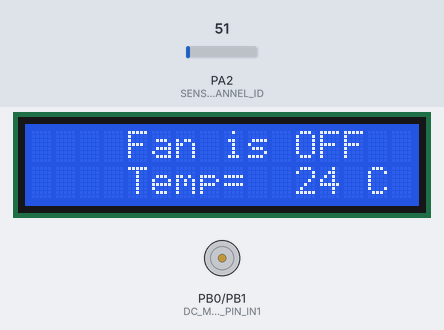
A program run on a simulated ATmega16, built with avr-gcc and emulated at 8 MHz. On the bench: 16×2 character LCD, motor-driver pin pairs drawn as motors (green arrow = first pin HIGH = forward, orange = second pin HIGH = backward, longer = more drive, scaled by the enable pin). Wiring (inferred from the names in the program): character LCD (HD44780): RS PD0; R/W PD1; E PD2; data PC0, PC1, PC2, PC3, PC4, PC5, PC6, PC7. The test bench sets the inputs (shaded band); at power-on: PA2 (SENSOR_CHANNEL_ID) = 51.

Above: at 1.2 s.
1.3 s: PA2 (SENSOR_CHANNEL_ID) set to 57
At 2.5 s:
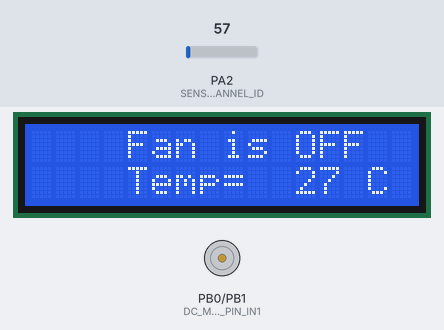
2.8 s: PA2 (SENSOR_CHANNEL_ID) set to 67
At 3.9 s:
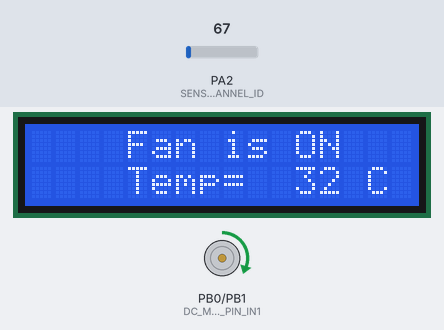
4.3 s: PA2 (SENSOR_CHANNEL_ID) set to 115
At 4.8 s:
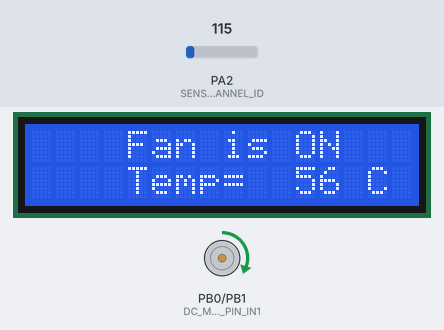
5.8 s: PA2 (SENSOR_CHANNEL_ID) set to 132
At 6.5 s:
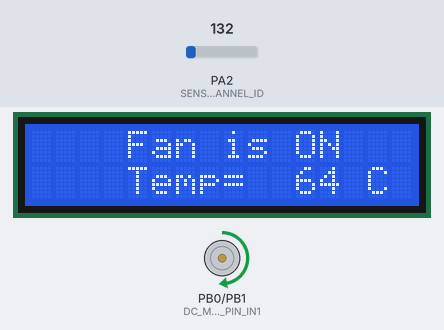
Timing chart, 0 to 8.3 s (numbered marks = the images above; inputs shaded):
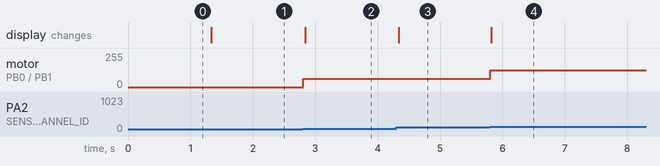

Measured:
- the behaviour switches between 61 and 62 on PA2 (SENSOR_CHANNEL_ID) (found by bisection; images 1 and 2)
- the behaviour switches between 122 and 123 on PA2 (SENSOR_CHANNEL_ID) (found by bisection; images 3 and 4)
- after the input at 1.3 s, the display: changes at once (image 1)
- after the input at 2.8 s, motor on PB0 (DC_MOTOR_PIN_IN1) / PB1 (DC_MOTOR_PIN_IN2): stopped → forward 63/255 at once; the display: changes at once (image 2)
- after the input at 4.3 s, the display: changes at once (image 3)
- after the input at 5.8 s, motor on PB0 (DC_MOTOR_PIN_IN1) / PB1 (DC_MOTOR_PIN_IN2): forward 63/255 → forward 127/255 at once; the display: changes at once (image 4)

The program:

main.c
```c
/*---------------------------------------------------------------------------------------------------
File Name : main
Author : Mostafa Elsayad
Date Created :
Description : the main file of Fan controller project
--------------------------------------------------------------------------------------------------*/
#include <avr/io.h>
#include "pwm.h"
#include "dc_motor.h"
#include "gpio.h"
#include "common_macros.h"
#include "adc.h"
#include "lm35_sensor.h"

/***********************************************TYPES DECLARATION***********************************************/


/*-------------------------------------------------------------------------------------------------------
 Enum Name : FAN_STATE
 Enum Description : This Enum is responsible for assign state of the fan to values
--------------------------------------------------------------------------------------------------------*/
typedef enum {
	OFF,ON
}FAN_STATE;

int main(void){
	sint8 temp; /*temprature*/
	FAN_STATE state;
	/* ADC driver configure to operate using the internal reference voltage 2.56 voltage and prescaler F_CPU/8. */
	ADC_ConfigType ADC_Config = {INTERNAL_AREF,DIV_FACTOR_BY_8};
	LCD_init(); /* initialize LCD driver */
	ADC_init(&ADC_Config); /* initialize ADC driver */
	DcMotor_Init(); /* initialize DC Motor driver */
	LCD_displayStringRowColumn(0, 4,"Fan is ");
	LCD_displayStringRowColumn(1,4,"Temp=     C ");
	while(1){
		if ( state == ON){

			LCD_displayStringRowColumn(0, 11, "ON");
		}
		else if ( state== OFF){
			LCD_displayStringRowColumn(0, 11, "OFF");
		}
			temp = LM35_getTemperature();
				if(temp < 30){
					state = OFF;
					DcMotor_Rotate(STOP, 0);
				}
		else{
			 state = ON;
			 LCD_displayCharacter(' ');  /* To prevent error like "ONF" to be written */
			if( temp >= 30 && temp < 60 ){
				DcMotor_Rotate(CLOCKWISE,25);
			}
			else if( temp >=60 ){
				DcMotor_Rotate(CLOCKWISE,50);
			}
			else if( temp >= 90){
				DcMotor_Rotate(CLOCKWISE,75);
			}
			else if( temp >= 120){
				DcMotor_Rotate(CLOCKWISE,100);
				}
			}
				LCD_moveCursor(1,11);
				if(temp >= 100){
					LCD_integerToString(temp);
				}
				else
				{
					LCD_integerToString(temp);
					/* In case the digital value is two or one digits print space in the next digit place */
					LCD_displayCharacter(' ');
				}
	}
}
```

DC_motor.c
```c
/*---------------------------------------------------------------------------------------------------
File Name : DC_motor.c
Author : Mostafa Elsayad
Date Created :
Description : source File for the AVR DC_motor Driver
--------------------------------------------------------------------------------------------------*/

#include <avr/io.h>
#include "dc_motor.h"
#include "pwm.h"
#include "gpio.h"
#include "common_macros.h"


/***********************************************FUNCTIONS DEFINITIONS***********************************************/
/*-------------------------------------------------------------------------------------------------------
Function Name : DcMotor_Init
Description : The Function responsible for setup the direction for the two motor pins through the GPIO driver.
Stop at the DC-Motor at the beginning through the GPIO driver.
Args :
[in]
void
[out]
void
--------------------------------------------------------------------------------------------------------*/
void DcMotor_Init(void){
	/* Setup the direction for the two motor pins as output pins */
		GPIO_setupPinDirection(DC_MOTOR_PORT_ID ,DC_MOTOR_PIN_IN1,PIN_OUTPUT);
		GPIO_setupPinDirection(DC_MOTOR_PORT_ID ,DC_MOTOR_PIN_IN2 ,PIN_OUTPUT);

		/* Stop the DC-Motor at the beginning by make it LOGIC_LOW */
		GPIO_writePin(DC_MOTOR_PORT_ID ,DC_MOTOR_PIN_IN1,LOGIC_LOW);
		GPIO_writePin(DC_MOTOR_PORT_ID ,DC_MOTOR_PIN_IN2 ,LOGIC_LOW);
}
/*-------------------------------------------------------------------------------------------------------
Function Name : DcMotor_Rotate
Description : The Function responsible for setup the direction for the two motor pins through the GPIO driver.
Stop at the DC-Motor at the beginning through the GPIO driver.
Args :
[in]
DC_motorStatus state : The required DC Motor state, it should be CW or A-CW or stop.
uint8 speed : decimal value for the required motor speed, it should be from 0 → 100
[out]
void
--------------------------------------------------------------------------------------------------------*/
void DcMotor_Rotate( DC_motorStatus state,uint8 speed){
	uint8 duty = ((float)speed/100)*255;
	PWM_Timer0_Start(duty);
	if (state == STOP)
		{
			// Stop the motor
			GPIO_writePin(DC_MOTOR_PORT_ID,DC_MOTOR_PIN_IN1,LOGIC_LOW);
			GPIO_writePin(DC_MOTOR_PORT_ID,DC_MOTOR_PIN_IN2,LOGIC_LOW);

		}
		else if (state == CLOCKWISE)
		{
			// Rotate the motor clock wise
			GPIO_writePin(DC_MOTOR_PORT_ID,DC_MOTOR_PIN_IN1,LOGIC_HIGH);
			GPIO_writePin(DC_MOTOR_PORT_ID,DC_MOTOR_PIN_IN2,LOGIC_LOW);
		}
		else if (state == ANTI_CLOCKWISE)
		{
			// Rotate the motor anti-clock wise
			GPIO_writePin(DC_MOTOR_PORT_ID,DC_MOTOR_PIN_IN1,LOGIC_LOW);
			GPIO_writePin(DC_MOTOR_PORT_ID,DC_MOTOR_PIN_IN2,LOGIC_HIGH);
		}

}
```

DC_motor.h
```c
/*---------------------------------------------------------------------------------------------------
File Name : DC_motor.h
Author : Mostafa Elsayad
Date Created :
Description : Header File for the AVR DC_motor Driver
--------------------------------------------------------------------------------------------------*/

#ifndef DC_MOTOR_H_
#define DC_MOTOR_H_

#include "std_types.h"
/***********************************************DEFINITIONS***********************************************/
#define DC_MOTOR_PORT_ID            PORTB_ID

#define DC_MOTOR_PIN_IN1            PIN0_ID
#define DC_MOTOR_PIN_IN2            PIN1_ID
#define DC_MOTOR_PIN_IN3
#define DC_MOTOR_PIN_IN4

#define DC_MOTOR_PIN_EN1            PIN3_ID
#define DC_MOTOR_PIN_EN2

/***********************************************TYPES DEClERATIONS***********************************************/
/*-------------------------------------------------------------------------------------------------------
 Enum Name : GPIO_PortDirectionType
 Enum Description : This Enum is responsible for assign status of motort variables
--------------------------------------------------------------------------------------------------------*/
typedef enum{
	STOP,CLOCKWISE,ANTI_CLOCKWISE
}DC_motorStatus;

/***********************************************FUNCTIONS PROTOTYPES***********************************************/
/*-------------------------------------------------------------------------------------------------------
Function Name : DcMotor_Init
Description : The Function responsible for setup the direction for the two motor pins through the GPIO driver.
Stop at the DC-Motor at the beginning through the GPIO driver.
Args :
[in]
void
[out]
void
--------------------------------------------------------------------------------------------------------*/
void DcMotor_Init(void);
/*-------------------------------------------------------------------------------------------------------
Function Name : DcMotor_Rotate
Description : The Function responsible for setup the direction for the two motor pins through the GPIO driver.
Stop at the DC-Motor at the beginning through the GPIO driver.
Args :
[in]
DC_motorStatus state : The required DC Motor state, it should be CW or A-CW or stop.
uint8 speed : decimal value for the required motor speed, it should be from 0 → 100
[out]
void
--------------------------------------------------------------------------------------------------------*/
void DcMotor_Rotate( DC_motorStatus state,uint8 speed);
#endif /* DC_MOTOR_H_ */
```

LM35_sensor.c
```c
/*-------------------------------------------------------------------------------------------------
File Name : LM35_sensor.c
Author : Mostafa Elsayad
Date Created :
Description : source File for the AVR LM35_sensor Driver
--------------------------------------------------------------------------------------------------*/

#include "LM35_sensor.h"
#include "adc.h"

/***********************************************FUNCTIONS DEFINITIONS***********************************************/

/*-------------------------------------------------------------------------------------------------------
Function Name : LM35_GetTemperature
Description : Function responsible for calculate the temperature from the ADC digital value.
Args :
[in]
void
return type:
uint8 : the temperature
--------------------------------------------------------------------------------------------------------*/
uint8 LM35_getTemperature(void){
	uint8 temp_value = 0;

	uint16 adc_value = 0;

	/* Read ADC channel where the temperature sensor is connected */
	adc_value = ADC_readChannel(SENSOR_CHANNEL_ID);

	/* Calculate the temperature from the ADC value*/
	temp_value = (uint8)(((uint32)adc_value*SENSOR_MAX_TEMPERATURE*ADC_REF_VOLT_VALUE)/(ADC_MAXIMUM_VALUE*SENSOR_MAX_VOLT_VALUE));

	return temp_value;
}
```

LM35_sensor.h
```c
/*-------------------------------------------------------------------------------------------------
File Name : LM35_sensor.h
Author : Mostafa Elsayad
Date Created :
Description : header File for the AVR LM35_sensor Driver
--------------------------------------------------------------------------------------------------*/
#ifndef LM35_SENSOR_H_
#define LM35_SENSOR_H_

#include "std_types.h"

/***********************************************DEFINITIONS***********************************************/
#define SENSOR_CHANNEL_ID         2
#define SENSOR_MAX_VOLT_VALUE     1.5
#define SENSOR_MAX_TEMPERATURE    150

/***********************************************FUNCTIONS PROTOTYPES***********************************************/

/*-------------------------------------------------------------------------------------------------------
Function Name : LM35_GetTemperature
Description : Function responsible for calculate the temperature from the ADC digital value.
Args :
[in]
void
return type:
uint8 : the temperature
--------------------------------------------------------------------------------------------------------*/
uint8 LM35_getTemperature(void);
#endif /* LM35_SENSOR_H_ */
```

adc.c
```c
/*-------------------------------------------------------------------------------------------------
File Name : adc.c
Author : Mostafa Elsayad
Date Created :
Description : source File for the AVR ADC Driver
--------------------------------------------------------------------------------------------------*/
#include "avr/io.h" /* To use the ADC Registers */
#include "adc.h"
#include "common_macros.h" /* To use the macros like SET_BIT */
#include "gpio.h"

/***********************************************FUNCTIONS DEFINITIONS***********************************************/

/*-------------------------------------------------------------------------------------------------------
Function Name : ADC_init
Description :Function responsible for initialize the ADC driver.
Args :
[in]
const ADC_ConfigType * Config_Ptr
[out]
void
--------------------------------------------------------------------------------------------------------*/
void ADC_init(const ADC_ConfigType * Config_Ptr){
	/* ADMUX Register Bits Description:
	 * REFS0 =1
	 * REFS1 =1
	 * ADLAR =0*/
	ADMUX = (ADMUX & 0x3F) | ((Config_Ptr -> ref_volt )<<REFS0);
	/*ADCSRA Register Bits Description:
	 * ADEN=1
	 * ADATE=0
	 * ADIF=0
	 * ADIE=0
	 * ADPS0=1,ADPS1=1*/
	 ADCSRA=(1<<ADEN);
	 ADCSRA = (ADCSRA & 0xF8) | ((Config_Ptr -> prescaler)&0x07);
}

/*-------------------------------------------------------------------------------------------------------
Function Name : ADC_readChannel
Description :Function responsible for read analog data from a certain ADC channel and convert it to digital using the ADC driver.
Args :
[in]
uint8 channel_num : number of the channel will be read
[out]
uint16 :
--------------------------------------------------------------------------------------------------------*/
uint16 ADC_readChannel (uint8 channel_num)
{
	channel_num &= 0x07; /* Input channel number must be from 0 --> 7 */
	ADMUX &= 0xE0; /* Clear first 5 bits in the ADMUX (channel number MUX4:0 bits) before set the required channel */
	ADMUX = ADMUX | channel_num; /* Choose the correct channel by setting the channel number in MUX4:0 bits */
	SET_BIT(ADCSRA,ADSC); /* Start conversion write '1' to ADSC */
	while(BIT_IS_CLEAR(ADCSRA,ADIF)); /* Wait for conversion to complete, ADIF becomes '1' */
	SET_BIT(ADCSRA,ADIF); /* Clear ADIF by write '1' to it :) */
	return ADC; /* Read the digital value from the data register */
}
```

adc.h
```c
/*-------------------------------------------------------------------------------------------------
File Name : adc.h
Author : Mostafa Elsayad
Date Created :
Description : header File for the AVR ADC Driver
--------------------------------------------------------------------------------------------------*/

#ifndef ADC_H_
#define ADC_H_

#include "std_types.h"

/***********************************************DEFINITIONS***********************************************/

#define ADC_MAXIMUM_VALUE    1023
#define ADC_REF_VOLT_VALUE   5

/***********************************************TYPES DECLERATION***********************************************/

/*-------------------------------------------------------------------------------------------------------
 Enum Name : ADC_ReferenceVolatge
 Enum Description : This Enum is responsible for assign reference voltage to values
--------------------------------------------------------------------------------------------------------*/
typedef enum{
	AREF,AVCC,RESERVED,INTERNAL_AREF
}ADC_ReferenceVolatge;

/*-------------------------------------------------------------------------------------------------------
 Enum Name :  ADC_Prescaler
 Enum Description : This Enum is responsible for assign Prescaler to values
--------------------------------------------------------------------------------------------------------*/
typedef enum {
	DIV_FACTOR_BY_2,DIV_FACTOR_BY_4,DIV_FACTOR_BY_8,DIV_FACTOR_BY_16,DIV_FACTOR_BY_32,DIV_FACTOR_BY_64,DIV_FACTOR_BY_128
}ADC_Prescaler;

/*-------------------------------------------------------------------------------------------------------
 Struct Name : ADC_ConfigType
 Enum Description : This struct is responsible for maintaining information about ADC_ConfigType
--------------------------------------------------------------------------------------------------------*/
typedef struct {
	ADC_ReferenceVolatge ref_volt;
	ADC_Prescaler prescaler;
}ADC_ConfigType;

/***********************************************TYPES DECLERATION***********************************************/

/*-------------------------------------------------------------------------------------------------------
Function Name : ADC_init
Description :Function responsible for initialize the ADC driver.
Args :
[in]
const ADC_ConfigType * Config_Ptr
[out]
void
--------------------------------------------------------------------------------------------------------*/
void ADC_init(const ADC_ConfigType * Config_Ptr);

/*-------------------------------------------------------------------------------------------------------
Function Name : ADC_readChannel
Description :Function responsible for read analog data from a certain ADC channel and convert it to digital using the ADC driver.
Args :
[in]
uint8 channel_num : number of the channel will be read
[out]
uint16 :
--------------------------------------------------------------------------------------------------------*/
uint16 ADC_readChannel (uint8 channel_num);
#endif /* ADC_H_ */
```

pwm.c
```c
/*---------------------------------------------------------------------------------------------------
File Name : pwm.h
Author : Mostafa Elsayad
Date Created :
Description : source File for the AVR pwm Driver
--------------------------------------------------------------------------------------------------*/
#include <avr/io.h>
#include "pwm.h"
#include "dc_motor.h"
#include "gpio.h"
#include "common_macros.h"


/***********************************************FUNCTIONS DEFINITIONS***********************************************/
/*-------------------------------------------------------------------------------------------------------
Function Name : PWM_Timer0_Start
Description : The function responsible for trigger the Timer0 with the PWM Mode.
 Setup the PWM mode with Non-Inverting.
 Setup the prescaler with F_CPU/8.
 Setup the compare value based on the required input duty cycle
 Setup the direction for OC0 as output pin through the GPIO driver.
 The generated PWM signal frequency will be 500Hz to control the DC Motor speed.
Args :
[in]
uint8 duty_cycle :The required duty cycle percentage of the generated PWM signal. Its value should be from 0 → 100
[out]
void
--------------------------------------------------------------------------------------------------------*/
void PWM_Timer0_Start(uint8 duty_cycle){
	TCNT0=0;               /* Set Timer Initial value */
	OCR0 = duty_cycle;     /* Set Compare Value */
	GPIO_setupPinDirection(PORTB_ID,PIN3_ID,PIN_OUTPUT);    /* set PB3 as Output pin */
	/* Configure timer control register
		 * FOC0=0
		 * WGM01=1 & WGM00=1
		 * COM00=0 & COM01=1
		 * clock = F_CPU/8 CS00=0 CS01=1 CS02=0
		 */
		TCCR0 = (1<<WGM00) | (1<<WGM01) | (1<<COM01) | (1<<CS01);

}
```

pwm.h
```c
/*---------------------------------------------------------------------------------------------------
File Name : pwm.h
Author : Mostafa Elsayad
Date Created :
Description : Header File for the AVR pwm Driver
--------------------------------------------------------------------------------------------------*/


#ifndef PWM_H_
#define PWM_H_

#include "common_macros.h"
#include "std_types.h"

/***********************************************FUNCTIONS PROTOTYPES***********************************************/
/*-------------------------------------------------------------------------------------------------------
Function Name : PWM_Timer0_Start
Description : The function responsible for trigger the Timer0 with the PWM Mode.
 Setup the PWM mode with Non-Inverting.
 Setup the prescaler with F_CPU/8.
 Setup the compare value based on the required input duty cycle
 Setup the direction for OC0 as output pin through the GPIO driver.
 The generated PWM signal frequency will be 500Hz to control the DC Motor speed.
Args :
[in]
uint8 duty_cycle :The required duty cycle percentage of the generated PWM signal. Its value should be from 0 → 100
[out]
void
--------------------------------------------------------------------------------------------------------*/
void PWM_Timer0_Start(uint8 duty_cycle);
#endif /* PWM_H_ */
```

Source omitted: LCD.c (6858 bytes), LCD.h (4870 bytes), common_macros.h (1155 bytes), gpio.c (9083 bytes), gpio.h (6092 bytes), std_types.h (1390 bytes)
